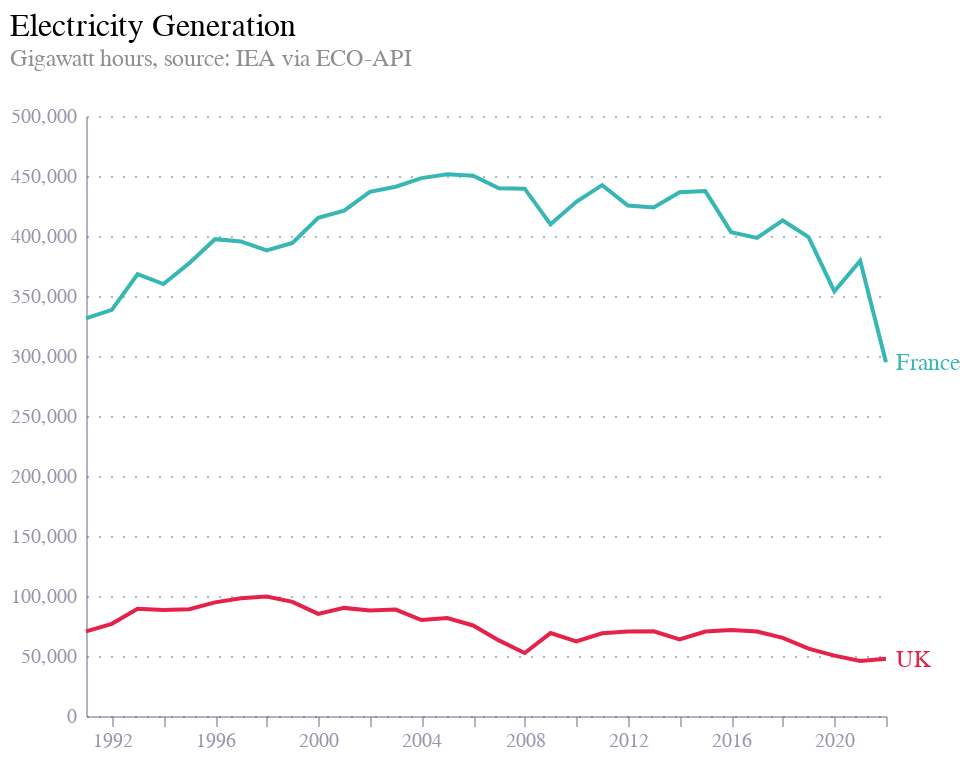

The code cell stored with this chart in its notebook:
### Markdown cell above
# UK vs France: Nuclear

### Code cell
gbr_df = pd.read_json("https://api.economicsobservatory.com/gbr/nGWh?vega")
gbr_df['series'] = 'UK'
fra_df = pd.read_json("https://api.economicsobservatory.com/fra/nGWh?vega")
fra_df['series'] = 'France'

df = pd.concat([gbr_df, fra_df])
df

df['label'] = np.where(df.date == df.date.max(), df.series, '')

base = alt.Chart(df.query('date > "1990-01-01"')).encode(
    x=alt.X('date:T'),
    y=alt.Y('value:Q', title=''),
    color=alt.Color('series:N', title='Country', legend=None),
)

line = base.mark_line()

labels = base.mark_text(align='left', dx=5, dy=0, fontSize=12).encode(
    text='label',
)

chart = line + labels

chart = chart.properties(
    title=alt.TitleParams(
        text='Electricity Generation',
        subtitle=['Gigawatt hours, source: IEA via ECO-API', ''],
        anchor='start',
        fontSize=16,
        subtitleColor="rgb(143, 143, 143)",
        fontWeight='normal'
    ),
    width=400,
    height=300
)

chart

### Figure 1 — Vega-Lite specification as saved in the notebook (floating-point values rounded to 4 significant figures)
{"config": {"font": "Circular Std", "mark": {"line": {"interpolate": "monotone"}}, "view": {"stroke": "transparent", "width": 400, "height": 300}, "range": {"category": ["#36B7B4", "#E6224B", "#F4C245", "#0063AF", "#00A767", "#179FDB", "#EB5C2E"], "diverging": ["#E6224B", "#E54753", "#C9C9C9", "#179FDB", "#122B39"], "heatmap": ["#C9C9C9", "#179FDB", "#0063AF", "#122B39"], "ordinal": ["#00A767", "#36B7B4", "#179FDB", "#0063AF", "#243B5A"]}, "axisX": {"domainColor": "#676A86", "domainOpacity": 0.5, "grid": false, "labelAngle": 0, "labelColor": "#676A86", "labelOpacity": 0.7, "orient": "bottom", "tickColor": "#676A86", "tickCount": 10, "tickOpacity": 0.5, "title": false, "titleAlign": "center", "titleAnchor": "middle", "titleColor": "#676A86", "titleFontSize": 12, "titleOpacity": 0.8, "titleY": -15}, "axisY": {"domainColor": "#676A86", "domainOpacity": 0.5, "gridColor": "#676A86", "gridDash": [1, 5], "gridOpacity": 0.5, "labelColor": "#676A86", "labelOpacity": 0.7, "labelPadding": 5, "tickColor": "#676A86", "tickCount": 8, "tickOpacity": 0.5, "ticks": false, "titleAlign": "left", "titleAngle": 0, "titleBaseline": "bottom", "titleColor": "#676A86", "titleFontSize": 12, "titleOpacity": 0.8, "titleX": 0, "titleY": -7}}, "layer": [{"mark": {"type": "line"}, "encoding": {"color": {"field": "series", "legend": null, "title": "Country", "type": "nominal"}, "x": {"field": "date", "type": "temporal"}, "y": {"field": "value", "title": "", "type": "quantitative"}}}, {"mark": {"type": "text", "align": "left", "dx": 5, "dy": 0, "fontSize": 12}, "encoding": {"color": {"field": "series", "legend": null, "title": "Country", "type": "nominal"}, "text": {"field": "label", "type": "nominal"}, "x": {"field": "date", "type": "temporal"}, "y": {"field": "value", "title": "", "type": "quantitative"}}}], "data": {"name": "data-845fd0e6d898e950ecf072b81755e77a"}, "height": 300, "title": {"text": "Electricity Generation", "anchor": "start", "fontSize": 16, "fontWeight": "normal", "subtitle": ["Gigawatt hours, source: IEA via ECO-API", ""], "subtitleColor": "rgb(143, 143, 143)"}, "width": 400, "$schema": "https://vega.github.io/schema/vega-lite/v5.8.0.json", "datasets": {"data-845fd0e6d898e950ecf072b81755e77a": [{"date": "1991-01-01T00:00:00", "value": 70540.0, "series": "UK", "label": ""}, {"date": "1992-01-01T00:00:00", "value": 76810.0, "series": "UK", "label": ""}, {"date": "1993-01-01T00:00:00", "value": 89350.0, "series": "UK", "label": ""}, {"date": "1994-01-01T00:00:00", "value": 88280.0, "series": "UK", "label": ""}, {"date": "1995-01-01T00:00:00", "value": 88960.0, "series": "UK", "label": ""}, {"date": "1996-01-01T00:00:00", "value": 94670.0, "series": "UK", "label": ""}, {"date": "1997-01-01T00:00:00", "value": 98150.0, "series": "UK", "label": ""}, {"date": "1998-01-01T00:00:00", "value": 99490.0, "series": "UK", "label": ""}, {"date": "1999-01-01T00:00:00", "value": 95130.0, "series": "UK", "label": ""}, {"date": "2000-01-01T00:00:00", "value": 85060.0, "series": "UK", "label": ""}, {"date": "2001-01-01T00:00:00", "value": 90090.0, "series": "UK", "label": ""}, {"date": "2002-01-01T00:00:00", "value": 87850.0, "series": "UK", "label": ""}, {"date": "2003-01-01T00:00:00", "value": 88690.0, "series": "UK", "label": ""}, {"date": "2004-01-01T00:00:00", "value": 80000.0, "series": "UK", "label": ""}, {"date": "2005-01-01T00:00:00", "value": 81620.0, "series": "UK", "label": ""}, {"date": "2006-01-01T00:00:00", "value": 75450.0, "series": "UK", "label": ""}, {"date": "2007-01-01T00:00:00", "value": 63030.0, "series": "UK", "label": ""}, {"date": "2008-01-01T00:00:00", "value": 52490.0, "series": "UK", "label": ""}, {"date": "2009-01-01T00:00:00", "value": 69100.0, "series": "UK", "label": ""}, {"date": "2010-01-01T00:00:00", "value": 62140.0, "series": "UK", "label": ""}, {"date": "2011-01-01T00:00:00", "value": 68980.0, "series": "UK", "label": ""}, {"date": "2012-01-01T00:00:00", "value": 70410.0, "series": "UK", "label": ""}, {"date": "2013-01-01T00:00:00", "value": 70610.0, "series": "UK", "label": ""}, {"date": "2014-01-01T00:00:00", "value": 63750.0, "series": "UK", "label": ""}, {"date": "2015-01-01T00:00:00", "value": 70340.0, "series": "UK", "label": ""}, {"date": "2016-01-01T00:00:00", "value": 71730.0, "series": "UK", "label": ""}, {"date": "2017-01-01T00:00:00", "value": 70340.0, "series": "UK", "label": ""}, {"date": "2018-01-01T00:00:00", "value": 65060.0, "series": "UK", "label": ""}, {"date": "2019-01-01T00:00:00", "value": 56180.0, "series": "UK", "label": ""}, {"date": "2020-01-01T00:00:00", "value": 50280.0, "series": "UK", "label": ""}, {"date": "2021-01-01T00:00:00", "value": 45900.0, "series": "UK", "label": ""}, {"date": "2022-01-01T00:00:00", "value": 47720.0, "series": "UK", "label": "UK"}, {"date": "1991-01-01T00:00:00", "value": 331300.0, "series": "France", "label": ""}, {"date": "1992-01-01T00:00:00", "value": 338400.0, "series": "France", "label": ""}, {"date": "1993-01-01T00:00:00", "value": 368200.0, "series": "France", "label": ""}, {"date": "1994-01-01T00:00:00", "value": 360000.0, "series": "France", "label": ""}, {"date": "1995-01-01T00:00:00", "value": 377200.0, "series": "France", "label": ""}, {"date": "1996-01-01T00:00:00", "value": 397300.0, "series": "France", "label": ""}, {"date": "1997-01-01T00:00:00", "value": 395500.0, "series": "France", "label": ""}, {"date": "1998-01-01T00:00:00", "value": 388000.0, "series": "France", "label": ""}, {"date": "1999-01-01T00:00:00", "value": 394200.0, "series": "France", "label": ""}, {"date": "2000-01-01T00:00:00", "value": 415200.0, "series": "France", "label": ""}, {"date": "2001-01-01T00:00:00", "value": 421100.0, "series": "France", "label": ""}, {"date": "2002-01-01T00:00:00", "value": 436800.0, "series": "France", "label": ""}, {"date": "2003-01-01T00:00:00", "value": 441100.0, "series": "France", "label": ""}, {"date": "2004-01-01T00:00:00", "value": 448200.0, "series": "France", "label": ""}, {"date": "2005-01-01T00:00:00", "value": 451500.0, "series": "France", "label": ""}, {"date": "2006-01-01T00:00:00", "value": 450200.0, "series": "France", "label": ""}, {"date": "2007-01-01T00:00:00", "value": 439700.0, "series": "France", "label": ""}, {"date": "2008-01-01T00:00:00", "value": 439400.0, "series": "France", "label": ""}, {"date": "2009-01-01T00:00:00", "value": 409700.0, "series": "France", "label": ""}, {"date": "2010-01-01T00:00:00", "value": 428500.0, "series": "France", "label": ""}, {"date": "2011-01-01T00:00:00", "value": 442400.0, "series": "France", "label": ""}, {"date": "2012-01-01T00:00:00", "value": 425400.0, "series": "France", "label": ""}, {"date": "2013-01-01T00:00:00", "value": 423700.0, "series": "France", "label": ""}, {"date": "2014-01-01T00:00:00", "value": 436500.0, "series": "France", "label": ""}, {"date": "2015-01-01T00:00:00", "value": 437400.0, "series": "France", "label": ""}, {"date": "2016-01-01T00:00:00", "value": 403200.0, "series": "France", "label": ""}, {"date": "2017-01-01T00:00:00", "value": 398400.0, "series": "France", "label": ""}, {"date": "2018-01-01T00:00:00", "value": 412900.0, "series": "France", "label": ""}, {"date": "2019-01-01T00:00:00", "value": 399000.0, "series": "France", "label": ""}, {"date": "2020-01-01T00:00:00", "value": 353800.0, "series": "France", "label": ""}, {"date": "2021-01-01T00:00:00", "value": 379400.0, "series": "France", "label": ""}, {"date": "2022-01-01T00:00:00", "value": 294700.0, "series": "France", "label": "France"}]}}
